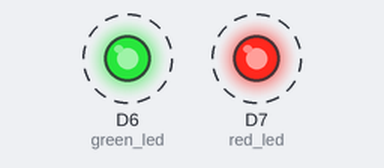
The sketch below on a simulated ESP8266 (NodeMCU). Parts: output pins drawn as LEDs (lit = HIGH). Dashed ring = blinking.

Above: at 0.5 s.
Timing chart, 0 to 4.6 s (numbered marks = the images above):
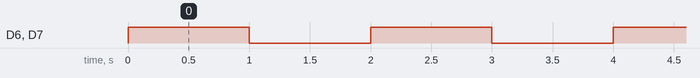

Measured:
- by itself, D6 (green_led), D7 (red_led): alternates HIGH for 1.0 s and LOW for 1.0 s

The sketch:

02-sketch.ino
```cpp
// active GPIO pin variables
const int red_led = D7;
const int green_led = D6;

void setup() {
  pinMode(red_led, OUTPUT);
  pinMode(green_led, OUTPUT);
}

void loop() {
  // turn LED on
  digitalWrite(red_led, HIGH);
  digitalWrite(green_led, HIGH);
  // wait one second
  delay(1000);
  // turn LED off
  digitalWrite(red_led, LOW);
  digitalWrite(green_led, LOW);
  // wait one second
  delay(1000);
}
```
